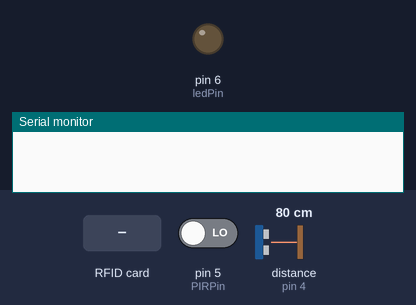
A program run on a simulated Arduino Uno, built with avr-gcc and run on an emulated ATmega328P. Shown: output pins drawn as LEDs (lit = HIGH), the last lines printed to the serial monitor. Dashed ring = blinking. The inputs (shaded band) are chosen by the test bench; at power-on: pin 5 (PIRPin) LOW, distance to the obstacle (sensor on pin 4) 80 cm. The echo pulse lasts 58.3 µs per cm; pins used as bus, display or sensor lines are not drawn.

Above: at 1.2 s.
1.3 s: pin 5 (PIRPin) driven HIGH
At 2.4 s:
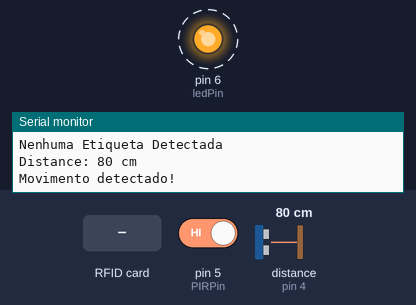
7.6 s: RFID card E5 81 92 AC held to the reader
11.6 s: RFID card 5E 7A 19 C4 held to the reader
15.7 s: pin 5 (PIRPin) driven LOW
At 16.7 s:
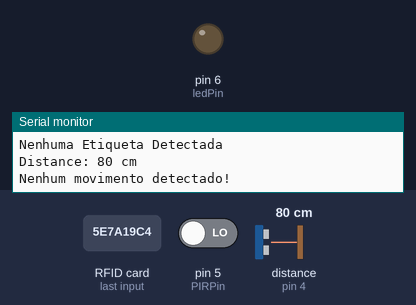
19.8 s: distance to the obstacle (sensor on pin 4) set to 22 cm
22.5 s: distance to the obstacle (sensor on pin 4) set to 18 cm
At 25.5 s:
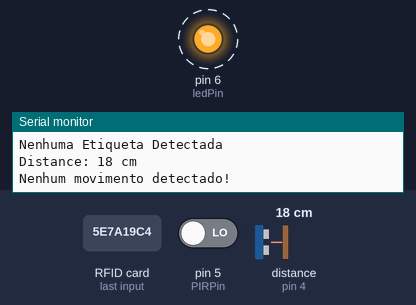
Timing chart, 0 to 29.9 s (numbered marks = the images above; inputs shaded):
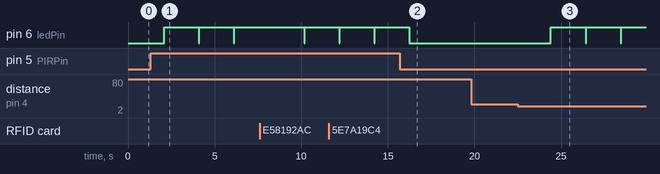

Measured:
- the behaviour switches between 20 and 19 cm on distance to the obstacle (sensor on pin 4) (found by bisection; images 2 and 3)
- after the input at 1.3 s, pin 6 (ledPin): alternates HIGH for 2.0 s and LOW for 0.03 s, starting after 0.78 s
- after the input at 15.7 s, pin 6 (ledPin): goes on until 16.2 s, then stays LOW
- after the input at 22.5 s, pin 6 (ledPin): alternates HIGH for 2.0 s and LOW for 0.03 s, starting after 1.9 s

The program:

main.cpp
```cpp
#include <SPI.h>
#include <MFRC522.h>
#include <Ultrasonic.h>

// PIR Sensor
constexpr uint8_t PIRPin = 5;
// RFID Sensor
/* Other Pins:
MOSI 11,
MISO 12,
SCK 13
*/
constexpr uint8_t SDAPin = 10;
constexpr uint8_t RSTPin = 9;
// Ultrasonic Sensor
constexpr uint8_t trigPin = 3;
constexpr uint8_t echoPin = 4;
constexpr uint8_t ledPin = 6;

MFRC522 mfrc522(SDAPin, RSTPin);
Ultrasonic ultrasonic(trigPin, echoPin);

void ultrasonicRead();
void rfidRead();
void pirRead();

void setup() {
  Serial.begin(9600);
  SPI.begin();
  mfrc522.PCD_Init();

  pinMode(PIRPin, INPUT);
  pinMode(ledPin, OUTPUT);
}

void loop() {
  delay(2000);
  digitalWrite(ledPin, LOW);
  rfidRead();
  ultrasonicRead();
  pirRead();
}

void ultrasonicRead() {
  int distance = ultrasonic.read(CM);
  Serial.print("Distance: ");
  Serial.print(distance);
  Serial.println(" cm");
  if (distance < 20) {
    digitalWrite(ledPin, HIGH);
  }
}

void rfidRead() {
  if (!mfrc522.PICC_IsNewCardPresent()) {
    Serial.println("Nenhuma Etiqueta Detectada");
    return;
  }

  if (!mfrc522.PICC_ReadCardSerial()) {
    Serial.println("Falha na leitura");
    return;
  }

  Serial.print("UID tag :");
  String content = "";
  for (byte i = 0; i < mfrc522.uid.size; i++) {
    Serial.print(mfrc522.uid.uidByte[i] < 0x10 ? " 0" : " ");
    Serial.print(mfrc522.uid.uidByte[i], HEX);
    content.concat(String(mfrc522.uid.uidByte[i] < 0x10 ? " 0" : " "));
    content.concat(String(mfrc522.uid.uidByte[i], HEX));
  }
  Serial.println();
  Serial.print("Acesso: ");
  content.toUpperCase();
  if (content.substring(1) == "E5 81 92 AC") {
    Serial.println("Autorizado!");
    digitalWrite(ledPin, HIGH);
    Serial.println();
  } else {
    Serial.println("Negado!");
  }
}

void pirRead() {
  if (digitalRead(PIRPin) == HIGH) {
    Serial.println("Movimento detectado!");
    digitalWrite(ledPin, HIGH);
  } else {
    Serial.println("Nenhum movimento detectado!");
  }
}
```
